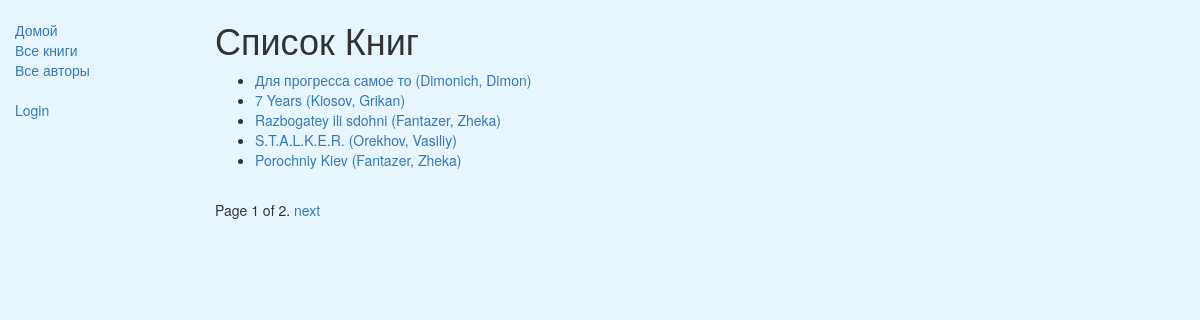
/catalog/books/, run on the app's committed database.
### catalog/models.py (models this page shows, shortened)
class Book(models.Model):
    title = models.CharField(max_length=200)
    author = models.ForeignKey('Author', on_delete=models.SET_NULL, null=True)
    summary = models.TextField(max_length=1000, help_text="Enter a brief description of the book")
    isbn = models.CharField('ISBN',max_length=13, help_text='13 Character <a href="https://www.isbn-international.org/content/what-isbn">ISBN number</a>')
    genre = models.ManyToManyField(Genre, help_text="Select a genre for this book")
    class Meta:
        ordering = ['-id']
    def display_genre(self):
        """
        Creates a string for the Genre. This is required to display genre in Admin.
        """
        return ', '.join([ genre.name for genre in self.genre.all()[:3] ])
    display_genre.short_description = 'Genre'
    def get_absolute_url(self):
        return reverse('book-detail', args=[str(self.id)])

class Author(models.Model):
    first_name = models.CharField(max_length=100)
    last_name = models.CharField(max_length=100)
    date_of_birth = models.DateField(null=True, blank=True)
    date_of_death = models.DateField('Died', null=True, blank=True)
    class Meta:
        ordering = ['-id']
    def __str__(self):
        return '%s, %s' % (self.last_name, self.first_name)

### catalog/views.py (the view)
# urls.py: path('books/', views.BookListView.as_view(), name='books'),
class BookListView(generic.ListView):
    model = Book
    paginate_by = 5

### catalog/templates/catalog/book_list.html (shortened to what this page needs)
{% extends "catalog/base_generic.html" %}
{% block content %}
    <h1>Список Книг</h1>
    {% if book_list %}
    <ul>
      {% for book in book_list %}
      <li>
        <a href="{{ book.get_absolute_url }}">{{ book.title }}</a> <a href="{% url 'author-detail' book.author.pk %}">({{book.author}})</a>
      </li>
      {% endfor %}
    </ul>
    {% else %}
      <p>Нет книг в библиотеке.</p>
    {% endif %}
{% endblock %}

### catalog/static/css/styles.css (style rules this page uses)
body { background-color: rgba(228, 246, 252, 0.897); }

### data on the page
Book: title "Для прогресса самое то", author "Dimonich, Dimon"
Book: title "7 Years", author "Kiosov, Grikan"
Book: title "Razbogatey ili sdohni", author "Fantazer, Zheka"
Book: title "S.T.A.L.K.E.R.", author "Orekhov, Vasiliy"
Book: title "Porochniy Kiev", author "Fantazer, Zheka"

### other printed values
{{ page_obj.number }} "1"
{{ page_obj.paginator.num_pages }} "2"
